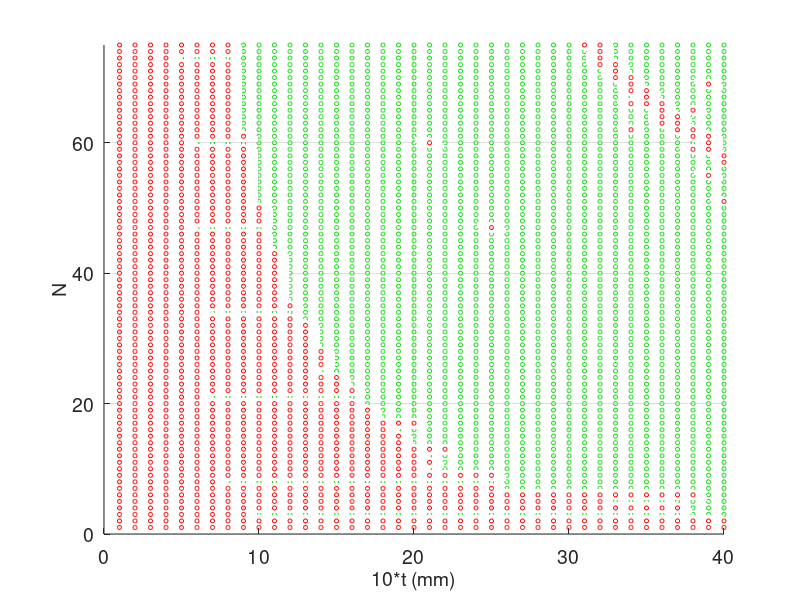
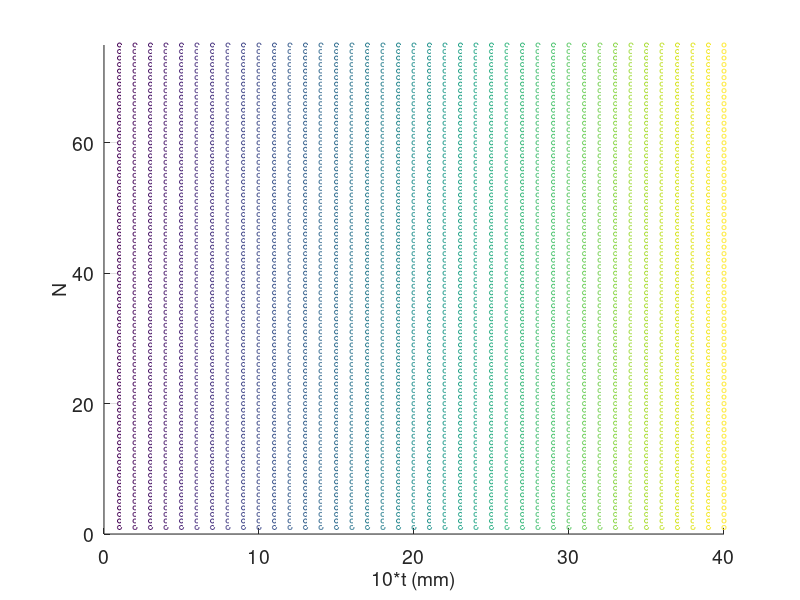
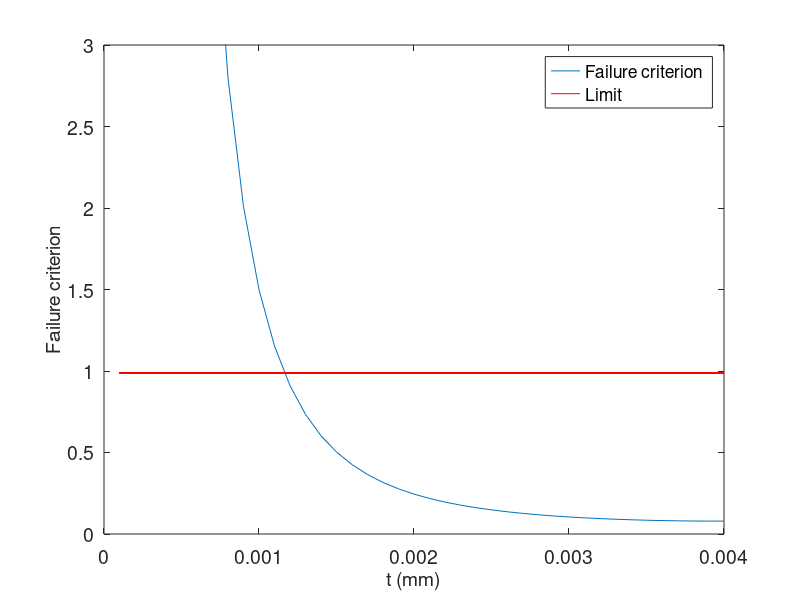
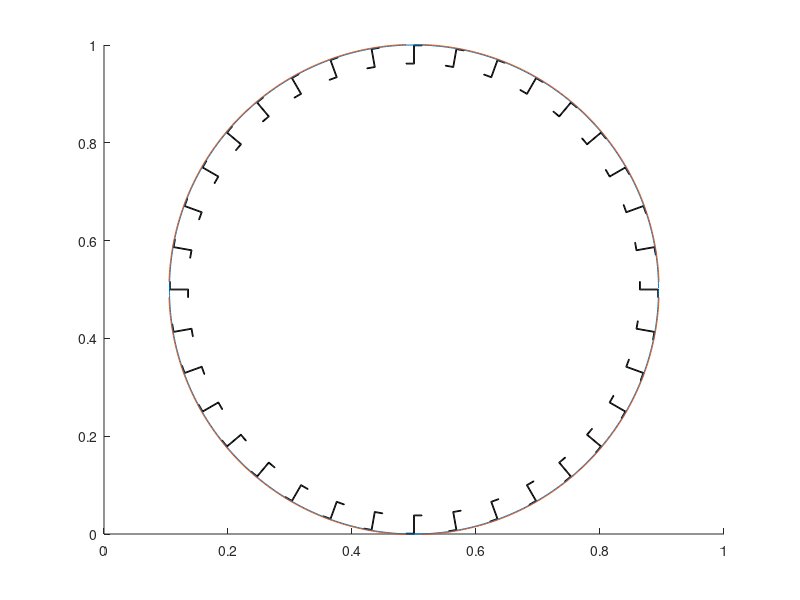

Reproduce these figures in MATLAB, in order.
%AFD Coursework
clear all
close all

%Moment on the studied section
%8 cases, matrix with the sign coefficient
Weight_load = 32000;
Tail_load_1 = 15000;
Tail_load_2 = 5000;
Vertical_stabilizer_load = 5000;
cases=[1 1 -1 1;1 1 -1 -1;1 -1 1 1;1 -1 1 -1;-1 1 -1 1;-1 1 -1 -1;-1 -1 1 1;-1 -1 1 -1];

M=zeros(3,8);
for k=1:8
    M(1,k) = cases(k,1)*(cases(k,2)*Tail_load_1 + cases(k,3)*Tail_load_2) - 0.9*cases(k,4)*Vertical_stabilizer_load;
    M(2,k) = -Weight_load*2-cases(k,1)*4*(Tail_load_1 + Tail_load_2);
    M(3,k) = cases(k,4)*3.5*Vertical_stabilizer_load;
end



%Entry parameters
N_vector=(6:1:80); %Nb stringers
t_vector=(0.0001:0.0001:0.004); %skin thickness
alpha_offset=0; %offset

%%Moments
Mx=M(1,2);
My=M(2,2);
Mz=M(3,2);

%%Section parameters
D = 1.2; %Section diameter
E_skin = 72.4*10^9; %Modulus of elasticity skin (Aluminum 2024-T6)

%%Stringers parameters
dh_ratio = 0.4; %Stringer ratio d/h
E_stringer = 71.7*10^9; %Modulus of elasticity stringer (Aluminum 7075-T6)

%Loop speed
Total_area=zeros(size(N_vector,2),size(t_vector,2));
Failure=zeros(size(N_vector,2),size(t_vector,2));
Failure_criterion=zeros(size(N_vector,2),size(t_vector,2));

for i=1:size(N_vector,2)
    for j=1:size(t_vector,2)

            N=N_vector(i);
            t=t_vector(j);
            
            %Relevent dimensions
            b = pi*D/N; %Beam distance
            p=b-30*t; %effective beam distance
            As = b*t; %Stringer area
            
            %Location of stringers
            Y = zeros(1,N);
            Z = zeros(1,N);
            for k=1:size(Y,2)
                Y(k)=cos(alpha_offset+(N/4+1-k)*pi/(N/2))*D/2; % Ycoordinate stringers
                Z(k)=sin(alpha_offset+(N/4+1-k)*pi/(N/2))*D/2; % Zcoordinate stringers
            end
            
            %For loop speed
            A = zeros(1,N);
            sigmaxx = zeros(1,N);
                     
            %Creation of equivalent area of the skin/stringer distribution
            A(1)=As ...
                    + t*p*(2+ (My*Z(2)-Mz*Y(2))/(My*Z(1)-Mz*Y(1)))/6 ...
                    + t*p*(2+ (My*Z(1)-Mz*Y(1))/(My*Z(N)-Mz*Y(N)))/6;

            for k=2:size(A,2)-1
                A(k)=As ...
                    + t*p*(2+ (My*Z(k+1)-Mz*Y(k+1))/(My*Z(k)-Mz*Y(k)))/6 ...
                    + t*p*(2+ (My*Z(k)-Mz*Y(k))/(My*Z(k-1)-Mz*Y(k-1)))/6;
            end

             A(N)=As ...
                    + t*p*(2+ (My*Z(1)-Mz*Y(1))/(My*Z(N)-Mz*Y(N)))/6 ...
                    + t*p*(2+ (My*Z(N)-Mz*Y(N))/(My*Z(N-1)-Mz*Z(N-1)))/6;

             %Creation of the second moment of inertia
             Iyy=0;
             Izz=0;

             for k=1:N
                Iyy=Iyy+A(k)*Y(k)^2;
                Izz=Izz+A(k)*Z(k)^2;
             end    

             for k=1:N
                sigmaxx(k)=My*Z(k)/Iyy - Mz*Y(k)/Izz;
             end


             %stringers-skin panel compression
             K=5.2; %Skin stringer panel correction factor
             sigma_cr=K*E_stringer*(t/b)^2; %Initial buckling stress
             Rc=max(abs(sigmaxx))/sigma_cr;


             %Uniform skin shear
             qtwist=Mx/2/pi/(D/2)^2;
             tau=qtwist/t;
             T=(t+As/p); %Effective thickness
             tau_cr=4.86*E_skin*(T/p)^2;
             Rs=abs(tau)/tau_cr;

             Total_area(i,j)=(N*As+pi*(((D+2*t)/2)^2-(D/2)^2))*10^6;
             Failure_criterion(i,j)=Rs^2+Rc;
             %Failure test
             if Rs^2+Rc>0.99;
                 Failure(i,j)=1;
             end
                 
    end
end   

%%%%%%%%%Failure plot
figure1 = figure('PaperSize',[20.98404194812 29.67743169791],...
    'Colormap',[0.0666666701436043 0.858823537826538 0.0666666701436043;0.0814814865589142 0.845191419124603 0.0656084716320038;0.0962963029742241 0.831559300422668 0.0645502656698227;0.111111111938953 0.817927181720734 0.0634920671582222;0.125925928354263 0.804295063018799 0.0624338649213314;0.140740737318993 0.790662944316864 0.0613756664097309;0.155555561184883 0.777030825614929 0.0603174641728401;0.170370370149612 0.763398706912994 0.0592592619359493;0.185185194015503 0.74976658821106 0.0582010596990585;0.200000002980232 0.736134469509125 0.057142861187458;0.214814811944962 0.72250235080719 0.0560846589505672;0.229629635810852 0.708870232105255 0.0550264567136765;0.244444444775581 0.69523811340332 0.053968258202076;0.259259253740311 0.681605994701385 0.0529100559651852;0.274074077606201 0.667973875999451 0.0518518537282944;0.288888901472092 0.654341757297516 0.0507936552166939;0.30370369553566 0.640709638595581 0.0497354529798031;0.31851851940155 0.627077519893646 0.0486772507429123;0.333333343267441 0.613445401191711 0.0476190485060215;0.348148137331009 0.599813282489777 0.046560849994421;0.362962961196899 0.586181163787842 0.0455026477575302;0.37777778506279 0.572549045085907 0.0444444455206394;0.39259260892868 0.558916926383972 0.0433862470090389;0.407407402992249 0.545284807682037 0.0423280447721481;0.422222226858139 0.531652688980103 0.0412698425352573;0.43703705072403 0.518020570278168 0.0402116440236568;0.451851844787598 0.504388451576233 0.0391534417867661;0.466666668653488 0.490756303071976 0.0380952395498753;0.481481492519379 0.477124184370041 0.0370370373129845;0.496296286582947 0.463492065668106 0.035978838801384;0.51111114025116 0.449859946966171 0.0349206365644932;0.525925934314728 0.436227828264236 0.0338624343276024;0.540740728378296 0.422595709562302 0.0328042358160019;0.555555582046509 0.408963590860367 0.0317460335791111;0.570370376110077 0.395331472158432 0.0306878332048655;0.585185170173645 0.381699353456497 0.0296296309679747;0.600000023841858 0.368067234754562 0.028571430593729;0.614814817905426 0.354435116052628 0.0275132283568382;0.629629611968994 0.340802997350693 0.0264550279825926;0.644444465637207 0.327170878648758 0.0253968276083469;0.659259259700775 0.313538759946823 0.0243386253714561;0.674074053764343 0.299906641244888 0.0232804249972105;0.688888907432556 0.286274522542953 0.0222222227603197;0.703703701496124 0.272642403841019 0.0211640223860741;0.718518495559692 0.259010285139084 0.0201058220118284;0.733333349227905 0.245378151535988 0.0190476197749376;0.748148143291473 0.231746032834053 0.017989419400692;0.762962937355042 0.218113914132118 0.0169312171638012;0.777777791023254 0.204481795430183 0.0158730167895555;0.792592585086823 0.190849676728249 0.0148148154839873;0.807407379150391 0.177217558026314 0.0137566141784191;0.822222232818604 0.163585439324379 0.0126984138041735;0.837037026882172 0.149953320622444 0.0116402124986053;0.851851880550385 0.136321201920509 0.010582011193037;0.866666674613953 0.122689075767994 0.00952380988746881;0.881481468677521 0.109056957066059 0.0084656085819006;0.896296322345734 0.0954248383641243 0.00740740774199367;0.911111116409302 0.0817927196621895 0.00634920690208673;0.92592591047287 0.0681606009602547 0.00529100559651852;0.940740764141083 0.0545284785330296 0.0042328042909503;0.955555558204651 0.0408963598310947 0.00317460345104337;0.970370352268219 0.0272642392665148 0.00211640214547515;0.985185205936432 0.0136321196332574 0.00105820107273757;1 0 0]);

% Create axes
axes1 = axes('Parent',figure1,'FontSize',14,'CLim',[0 1]);
ylim(axes1,[0 75]);
grid(axes1,'on');
hold(axes1,'all');

% Create mesh
mesh(Failure,'Parent',axes1,'MarkerSize',3,'Marker','o','LineStyle','none');
xlabel('10*t (mm)','FontSize',14);
ylabel('N','FontSize',14);





%%%%%%%%%Total area
figure2 = figure;

% Create axes
axes1 = axes('Parent',figure2,'FontSize',14);
ylim(axes1,[0 75]);
grid(axes1,'on');
hold(axes1,'all');

% Create mesh
mesh(Total_area,'Parent',axes1,'MarkerSize',3,'Marker','o','LineStyle','none');
xlabel('10*t (mm)','FontSize',14);
ylabel('N','FontSize',14);



%%%%%%%%%Area stringers plot
N=36; %Chosen number of stringers
b=pi*D/N; %beam distance
figure3 = figure;

% Create axes
axes1 = axes('Parent',figure3,'FontSize',14);
ylim(axes1,[0 3]);
box(axes1,'on');
hold(axes1,'all');

plot(t_vector,Failure_criterion(N,:))
hold on
plot(t_vector,0.99*ones(size(t_vector,2)),'r')
legend({'Failure criterion','Limit'})

% Create xlabel
xlabel('t (mm)','FontSize',14);
ylabel('Failure criterion','FontSize',14);
legend(axes1,'show');

t=0.0015;
ts=t*1.25;
As=t*b;
h=As/(ts+2*0.4*ts);
d=h*0.4;

%%
    


%%Sketch
figure1 = figure;
hold on

axes1 = axes('Visible','Off','Parent',figure1);
xlim(axes1,[-0.6 0.6]);
ylim(axes1,[-0.6 0.6]);
box(axes1,'on');
hold(axes1,'all');

%Generating the skin
nbpoints=1000;
for k=1:nbpoints
    Y1(k)=cos(alpha_offset+k*2*pi/nbpoints)*D/2; % Ycoordinate
    Z1(k)=sin(alpha_offset+k*2*pi/nbpoints)*D/2; % Zcoordinate
end

%Generating the stringers
stringer0 = [D/2,ts/2 ; D/2-h+ts,ts/2 ; D/2-h+ts,ts/2+d ; D/2-h,ts/2+d ; D/2-h,-ts/2 ; D/2-ts,-ts/2 ; D/2-ts,-ts/2-d ; D/2,-ts/2-d]';
stringer = zeros(2,8);

for n = 1:N
    theta = 2*pi*n/N;
     for i=1:8
        stringer(:,i) = [cos(theta) , -sin(theta) ; sin(theta) , cos(theta)]*stringer0(:,i);
    end;
    for i=1:7
        plot([stringer(1,i),stringer(1,i+1)],[stringer(2,i),stringer(2,i+1)],'k')
    end;
        plot([stringer(1,8),stringer(1,1)],[stringer(2,8),stringer(2,1)],'k')
end;

plot(Y1,Z1) %inner skin layer

plot(Y1*(D/2+t)/(D/2),Z1*(D/2+t)/(D/2)) %outer skin layer
daspect([1 1 1])


hold on
axis equal
axis off






